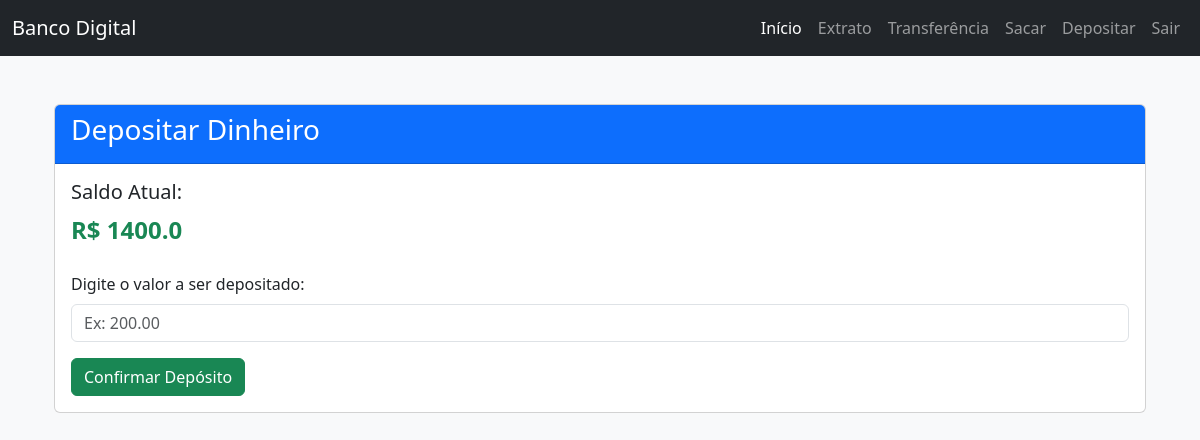
The page /depositar (signed in) on the database as committed earlier.
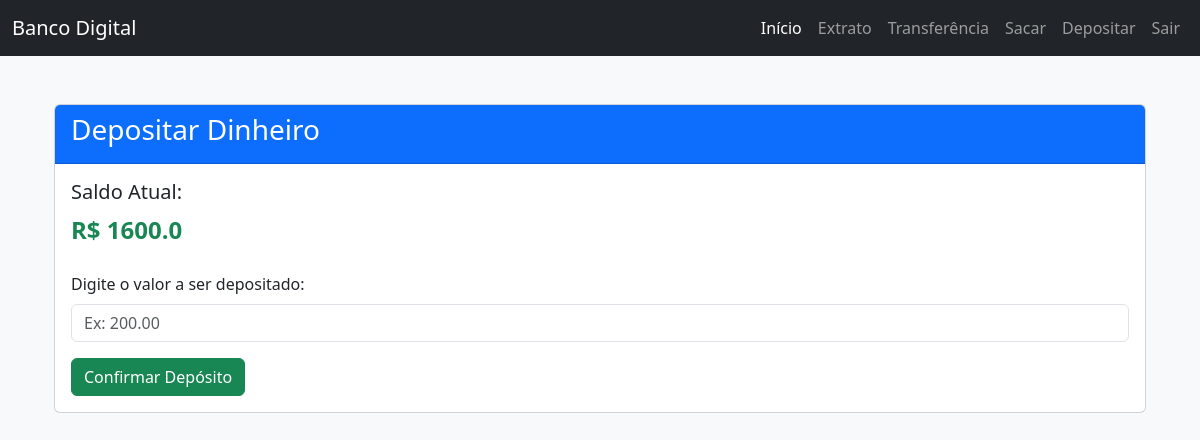
The same page on the database as committed later.
### tables this page shows
CREATE TABLE contas (
    nome TEXT PRIMARY KEY,
    senha TEXT NOT NULL,
    erro_senha INTEGER DEFAULT 0,
    saldo REAL NOT NULL,
    saques_diarios REAL DEFAULT 0,
    cpf VARCHAR[14] NOT NULL
);

### app.py (the view, shortened to what this page needs)
@app.route("/depositar" , methods=["GET", "POST"])
@login_required
def depositar():
    conn = get_db_connection()
    cursor = conn.cursor()
    nome = session["nome"]
    cursor.execute("SELECT saldo FROM contas WHERE nome = ?", (nome,))
    saldo_atual = cursor.fetchone()[0]
    conn.close()
    return render_template("depositar.html", saldo=saldo_atual)

### app.py (called while the page is built)
def get_db_connection():
    conn = sqlite3.connect("banco_local.db")
    conn.row_factory = sqlite3.Row  # Permite acessar os resultados como dicionários
    return conn

def login_required(f):
    @wraps(f)
    def decorated_function(*args, **kwargs):
        if "nome" not in session:
            flash("Você precisa estar logado para acessar esta página.", "danger")
            return redirect(url_for("login"))
        return f(*args, **kwargs)
    return decorated_function

### templates/depositar.html (shortened to what this page needs)
{% extends "base.html" %}
{% block content %}
<!DOCTYPE html>
<html lang="en">
<head>
    <link href="https://cdn.jsdelivr.net/npm/bootstrap@5.3.0/dist/css/bootstrap.min.css" rel="stylesheet">
</head>
<body>
    <div class="container mt-5">
        <div class="card">
            <div class="card-header bg-primary text-white">
                <h3>Depositar Dinheiro</h3>
            </div>
            <div class="card-body">
                <div class="mb-4">
                    <h5>Saldo Atual:</h5>
                    <p class="fs-4 text-success"><strong>R$ {{ saldo }}</strong></p>
                </div>
                <form id="depositForm" method="POST">
                    <div class="mb-3">
                        <label for="valor" class="form-label">Digite o valor a ser depositado:</label>
                        <input type="number" step="0.01" class="form-control" id="valor" name="valor" placeholder="Ex: 200.00" required>
                    </div>
                    <button type="button" class="btn btn-success" data-bs-toggle="modal" data-bs-target="#confirmModal">Confirmar Depósito</button>
                </form>
            </div>
        </div>
    </div>
</body>
</html>
{% endblock %}

Rows that differ between the two databases and show on the page:
changed contas: saldo "1400.0" → "1600.0"
